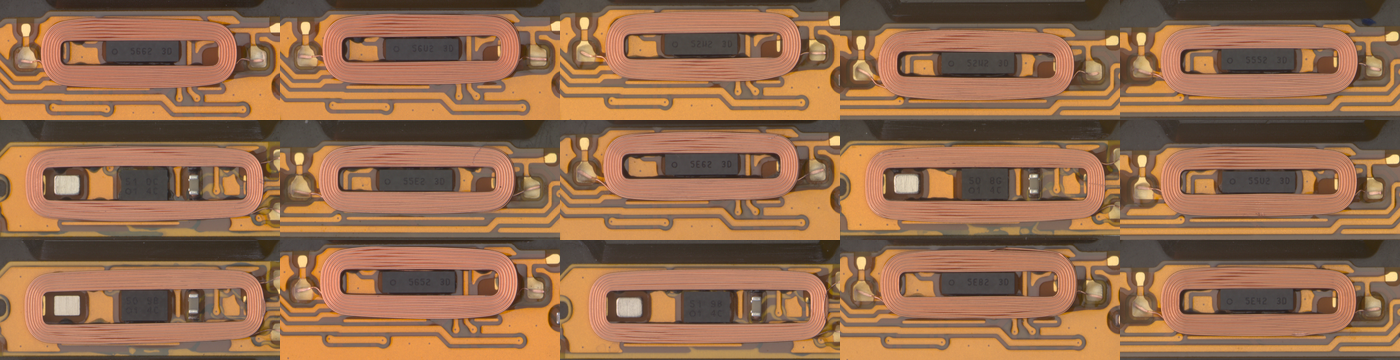
#> input picture reports/eda_samples.png, 1400 x 360 px
$ python -i imaging.py   (imports and definitions only)
#> lines starting #> are read from the running program, lines starting #| are printed output that depends on the picture; after the words box and inside, x2 and y2 are one past the last pixel; in counts of white or black regions, pixels touching at a corner belong together
#> further down, picture is the input picture: shape (360, 1400, 3); mean B, G, R 78.2, 107.9, 148.3
"""Image helpers shared by the app tabs: load raw BMPs, draw the crop box,
and convert to Qt pixmaps. Kept binding-agnostic of Pillow's ImageQt by going
through a numpy buffer (robust across PyQt/Pillow versions)."""

import numpy as np
from PIL import Image, ImageDraw, ImageFilter
from PyQt5.QtGui import QImage, QPixmap


# [94 lines left out: functions np_to_pixmap, load_full_with_box, load_crop, load_crop_pixmap, _anomaly_colormap, load_full_with_heatmap, not called in this run]


# ---------------------------------------------------------------------------
# Clean-coil view: isolate the coil winding by dimming the PCB background.
# DISPLAY AID ONLY -- it does not touch the detector (masking the model gave no
# recall gain; see the masked-PaDiM ablation). The coil is segmented PER IMAGE
# from its winding texture, so the highlight conforms to each coil's actual
# position and shape -- a single fixed template mask misaligned because coil
# placement varies between images.
# ---------------------------------------------------------------------------

_SEG_W = 850   # working width for segmentation (morphology kernels tuned to it)


def _segment_coil(rgb: np.ndarray):
    """Per-image coil mask from the winding texture. The winding is a region of
    DENSE parallel lines, so a heavily-smoothed edge-energy field forms a clean
    blob over the coil and drops on flat copper, solder and the rest of the PCB.
    Returns a bool (H, W) mask, or None if scipy isn't available."""
    try:
        from scipy import ndimage
    except Exception:
        return None
    H, W = rgb.shape[:2]
#> H = 360; W = 1400
    g = rgb.mean(axis=2)
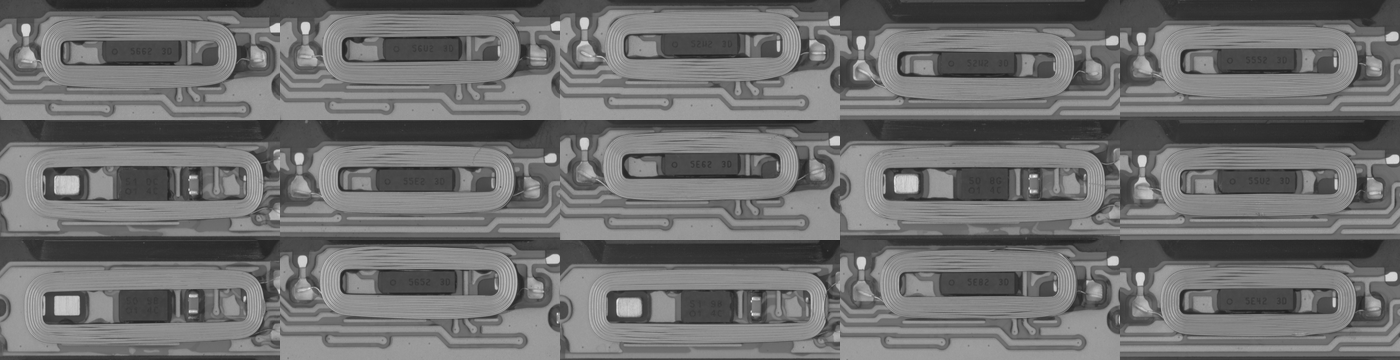
#> g: shape (360, 1400) float64; min 30, max 243.3, mean 111.5
    grad = np.hypot(ndimage.sobel(g, axis=1), ndimage.sobel(g, axis=0))
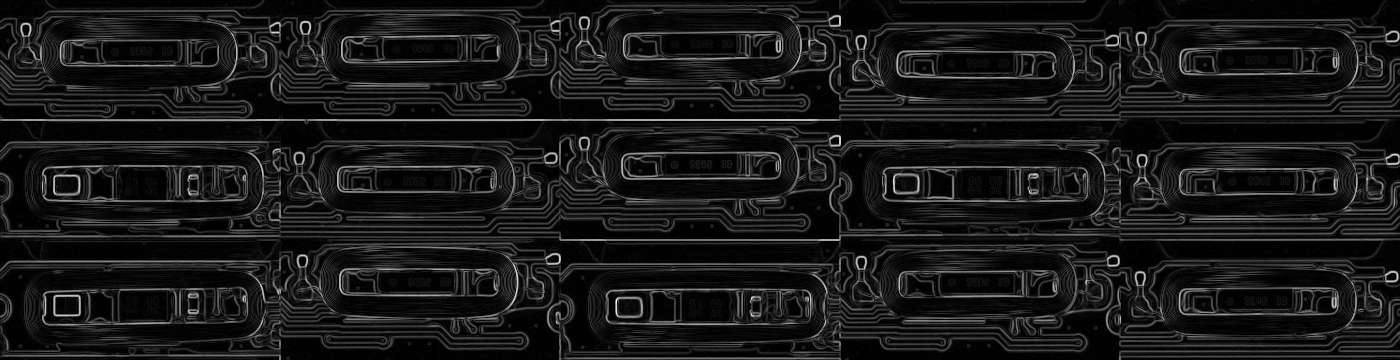
#> grad: shape (360, 1400) float64; min 0, max 651, mean 63.8; drawn with min black and max white
    energy = ndimage.gaussian_filter(grad, max(8, W // 60))
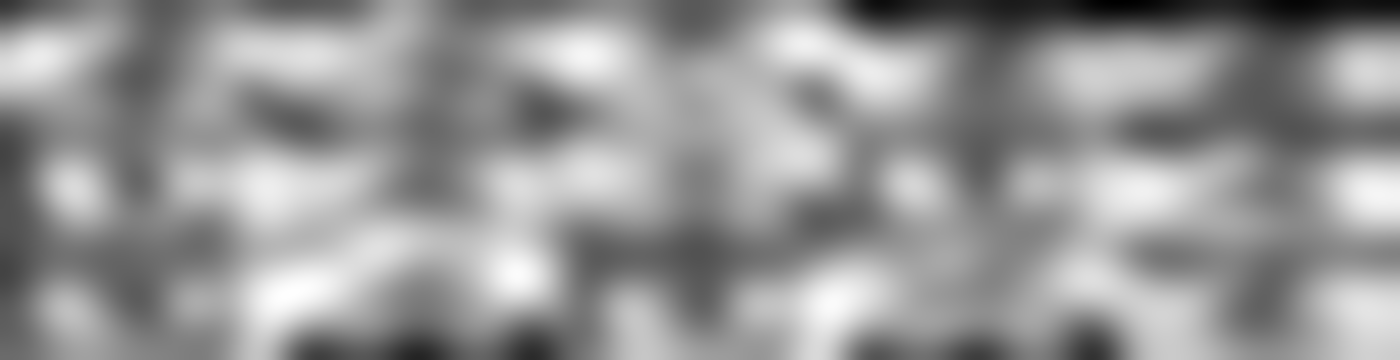
#> energy: shape (360, 1400) float64; min 28.99, max 88.14, mean 63.8; drawn with min black and max white
    m = (energy / (energy.max() + 1e-6)) > 0.32
#> m: shape (360, 1400) bool; every value is 1
    roi = np.zeros((H, W), bool)
    my, mx = int(H * 0.05), int(W * 0.04)
#> my = 18; mx = 56
    roi[my:H - my, mx:W - mx] = True                 # drop the outer margin (pads/traces)
    m &= roi
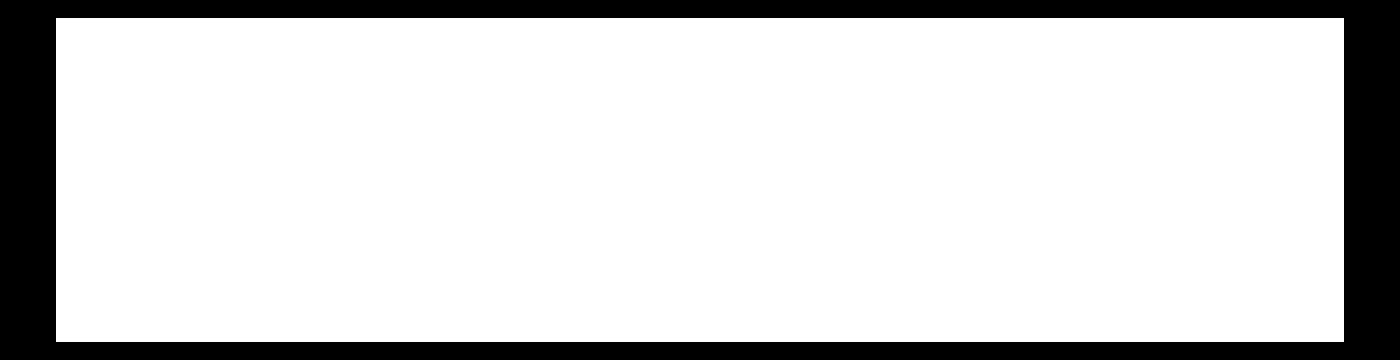
#> m: shape (360, 1400) bool; 82.8% white; 1 black region, box (x1, y1, x2, y2) and area: (0, 0, 1400, 360) 86688
    lbl, n = ndimage.label(m)
#> n = 1
    if n == 0:
        return m
    band = (slice(H // 3, 2 * H // 3), slice(W // 4, 3 * W // 4))
    best = max(range(1, n + 1), key=lambda k: int((lbl[band] == k).sum()))
#> best = 1
    coil = ndimage.binary_closing(lbl == best, np.ones((11, 11)))
    return ndimage.binary_opening(coil, np.ones((5, 5)))


# [63 lines left out: functions _coil_peak, load_clean_coil, not called in this run]

>>> import cv2
>>> picture = cv2.imread('../../reports/eda_samples.png')
>>> result = _segment_coil(picture)
